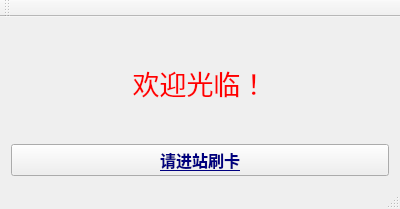
<?xml version="1.0" encoding="UTF-8"?>
<ui version="4.0">
 <class>MainWindow</class>
 <widget class="QMainWindow" name="MainWindow">
  <property name="geometry">
   <rect>
    <x>0</x>
    <y>0</y>
    <width>400</width>
    <height>209</height>
   </rect>
  </property>
  <property name="windowTitle">
   <string>模拟闸机</string>
  </property>
  <widget class="QWidget" name="centralWidget">
   <layout class="QVBoxLayout" name="verticalLayout">
    <item>
     <widget class="QLabel" name="label">
      <property name="palette">
       <palette>
        <active>
         <colorrole role="Text">
          <brush brushstyle="SolidPattern">
           <color alpha="255">
            <red>255</red>
            <green>0</green>
            <blue>0</blue>
           </color>
          </brush>
         </colorrole>
         <colorrole role="PlaceholderText">
          <brush brushstyle="SolidPattern">
           <color alpha="128">
            <red>255</red>
            <green>0</green>
            <blue>0</blue>
           </color>
          </brush>
         </colorrole>
        </active>
        <inactive>
         <colorrole role="Text">
          <brush brushstyle="SolidPattern">
           <color alpha="255">
            <red>255</red>
            <green>0</green>
            <blue>0</blue>
           </color>
          </brush>
         </colorrole>
         <colorrole role="PlaceholderText">
          <brush brushstyle="SolidPattern">
           <color alpha="128">
            <red>255</red>
            <green>0</green>
            <blue>0</blue>
           </color>
          </brush>
         </colorrole>
        </inactive>
        <disabled>
         <colorrole role="Text">
          <brush brushstyle="SolidPattern">
           <color alpha="255">
            <red>120</red>
            <green>120</green>
            <blue>120</blue>
           </color>
          </brush>
         </colorrole>
         <colorrole role="PlaceholderText">
          <brush brushstyle="SolidPattern">
           <color alpha="128">
            <red>0</red>
            <green>0</green>
            <blue>0</blue>
           </color>
          </brush>
         </colorrole>
        </disabled>
       </palette>
      </property>
      <property name="font">
       <font>
        <family>楷体</family>
        <pointsize>20</pointsize>
       </font>
      </property>
      <property name="text">
       <string>&lt;html&gt;&lt;head/&gt;&lt;body&gt;&lt;p align=&quot;center&quot;&gt;&lt;span style=&quot; color:#ff0000;&quot;&gt;欢迎光临！&lt;/span&gt;&lt;/p&gt;&lt;/body&gt;&lt;/html&gt;</string>
      </property>
     </widget>
    </item>
    <item>
     <widget class="QPushButton" name="reader">
      <property name="palette">
       <palette>
        <active>
         <colorrole role="ButtonText">
          <brush brushstyle="SolidPattern">
           <color alpha="255">
            <red>0</red>
            <green>0</green>
            <blue>127</blue>
           </color>
          </brush>
         </colorrole>
        </active>
        <inactive>
         <colorrole role="ButtonText">
          <brush brushstyle="SolidPattern">
           <color alpha="255">
            <red>0</red>
            <green>0</green>
            <blue>127</blue>
           </color>
          </brush>
         </colorrole>
        </inactive>
        <disabled>
         <colorrole role="ButtonText">
          <brush brushstyle="SolidPattern">
           <color alpha="255">
            <red>120</red>
            <green>120</green>
            <blue>120</blue>
           </color>
          </brush>
         </colorrole>
        </disabled>
       </palette>
      </property>
      <property name="font">
       <font>
        <family>Arial</family>
        <pointsize>12</pointsize>
        <weight>75</weight>
        <bold>true</bold>
        <underline>true</underline>
       </font>
      </property>
      <property name="text">
       <string>请进站刷卡</string>
      </property>
     </widget>
    </item>
   </layout>
  </widget>
  <widget class="QToolBar" name="mainToolBar">
   <attribute name="toolBarArea">
    <enum>TopToolBarArea</enum>
   </attribute>
   <attribute name="toolBarBreak">
    <bool>false</bool>
   </attribute>
  </widget>
  <widget class="QStatusBar" name="statusBar"/>
 </widget>
 <layoutdefault spacing="6" margin="11"/>
 <resources/>
 <connections/>
</ui>
